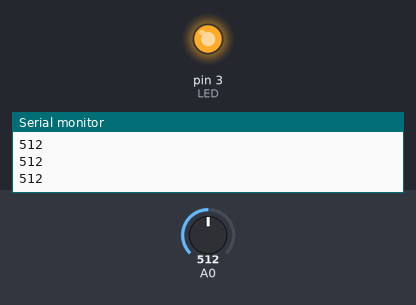
The sketch below on a simulated Arduino Uno, built with avr-gcc and run on an emulated ATmega328P. Parts: output pins drawn as LEDs (lit = HIGH), the last lines printed to the serial monitor. The inputs (shaded band) are chosen by the test bench; at power-on: A0 = 512.

Above: at 1.2 s.
1.3 s: A0 set to 485
At 2.5 s:
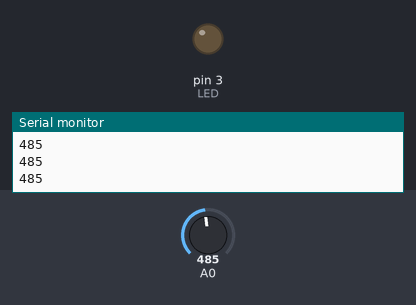
2.8 s: A0 set to 510
At 3.7 s:
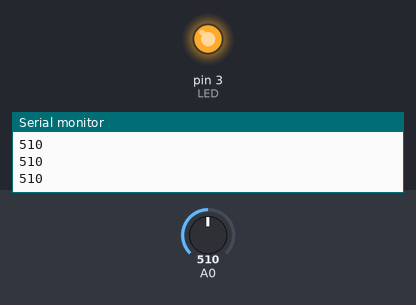
4.3 s: A0 set to 490
At 5.7 s:
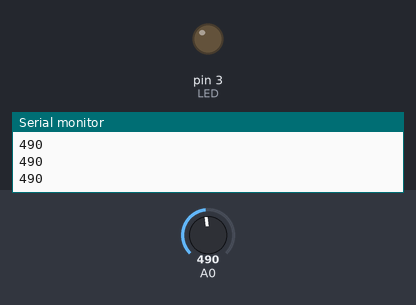
Timing chart, 0 to 7.3 s (numbered marks = the images above; inputs shaded):
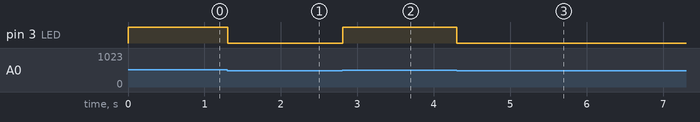

Measured:
- the behaviour switches between 501 and 500 on A0 (found by bisection; images 0 and 1)
- after the input at 1.3 s, pin 3 (LED): HIGH → LOW at once
- after the input at 2.8 s, pin 3 (LED): LOW → HIGH at once
- after the input at 4.3 s, pin 3 (LED): HIGH → LOW at once

The sketch:

Photoresistor.ino
```cpp
/*  Photo-light sensor demo sketch
 *
 * This sketch gets an analog reading from a photosensor.
 * A photosensor is a light-dependant resistor (LDR).
 * The reading is proportional to the ambient light.
 *
 * This sketch was written for Arduino Step by Step by Peter Dalmaris.
 *
 * Components
 * ----------
 *  - Arduino Uno
 *  - Light sensor
 *  - 10 kΩ resistor (or close)
 *
 *  Libraries
 *  ---------
 *  - NONE
 *
 * Connections
 * -----------
 *
 * Connect the Arduino 5V pin to one end of the
 * LDR. Connect the resistor to the Arduino GND
 * pin. Connect the free pins on the LDR and
 * resistor together. Connect the LDR and resistor
 * junction to the Arduino analog pin 0. This
 * structure is called a "voltage divider".
 *                    10 kΩ
 *  5V -----OOO------\/\/\/-----GND
 *                |
 *                |
 *                |
 *                A0
 *
 *
 * Other information
 * -----------------
 * For information on the photoresistors: https://en.wikipedia.org/wiki/Photoresistor
 * For information on the voltage divider: https://en.wikipedia.org/wiki/Voltage_divider
 * For a voltage divider calculator go to: http://txplo.re/2e65gSX
 *
 * Created on October 8 2016 by Peter Dalmaris
 *
 */
#define LED 3

// the setup routine runs once when you press reset:
void setup() {
  // initialize serial communication at 9600 bits per second:
  pinMode(LED, OUTPUT);
  Serial.begin(9600);
}

// the loop routine runs over and over again forever:
void loop() {
  // read the input on analog pin 0:
  int sensorValue = analogRead(A0);
  // print out the value you read:
  if(sensorValue > 500)
    digitalWrite(LED, HIGH);
  else
    digitalWrite(LED, LOW);
  Serial.println(sensorValue);
  delay(10);
}
```
